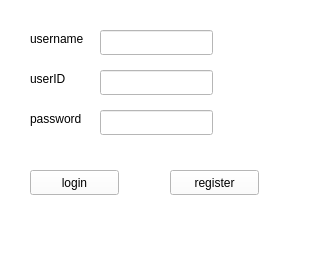
<?xml version="1.0" encoding="UTF-8"?>
<ui version="4.0">
 <class>MainWindow</class>
 <widget class="QMainWindow" name="MainWindow">
  <property name="geometry">
   <rect>
    <x>0</x>
    <y>0</y>
    <width>312</width>
    <height>254</height>
   </rect>
  </property>
  <property name="windowTitle">
   <string>MainWindow</string>
  </property>
  <property name="styleSheet">
   <string notr="true">background-color: rgb(255, 255, 255);</string>
  </property>
  <widget class="QWidget" name="centralwidget">
   <widget class="QLineEdit" name="lineEdit_username">
    <property name="geometry">
     <rect>
      <x>100</x>
      <y>30</y>
      <width>113</width>
      <height>25</height>
     </rect>
    </property>
   </widget>
   <widget class="QLineEdit" name="lineEdit_userID">
    <property name="geometry">
     <rect>
      <x>100</x>
      <y>70</y>
      <width>113</width>
      <height>25</height>
     </rect>
    </property>
   </widget>
   <widget class="QLineEdit" name="lineEdit_password">
    <property name="geometry">
     <rect>
      <x>100</x>
      <y>110</y>
      <width>113</width>
      <height>25</height>
     </rect>
    </property>
    <property name="echoMode">
     <enum>QLineEdit::Password</enum>
    </property>
   </widget>
   <widget class="QLabel" name="label">
    <property name="geometry">
     <rect>
      <x>30</x>
      <y>30</y>
      <width>67</width>
      <height>17</height>
     </rect>
    </property>
    <property name="text">
     <string>username</string>
    </property>
   </widget>
   <widget class="QLabel" name="label_2">
    <property name="geometry">
     <rect>
      <x>30</x>
      <y>70</y>
      <width>67</width>
      <height>17</height>
     </rect>
    </property>
    <property name="text">
     <string>userID</string>
    </property>
   </widget>
   <widget class="QLabel" name="label_3">
    <property name="geometry">
     <rect>
      <x>30</x>
      <y>110</y>
      <width>67</width>
      <height>17</height>
     </rect>
    </property>
    <property name="text">
     <string>password</string>
    </property>
   </widget>
   <widget class="QPushButton" name="pushButton">
    <property name="geometry">
     <rect>
      <x>30</x>
      <y>170</y>
      <width>89</width>
      <height>25</height>
     </rect>
    </property>
    <property name="text">
     <string>login</string>
    </property>
   </widget>
   <widget class="QPushButton" name="pushButton_2">
    <property name="geometry">
     <rect>
      <x>170</x>
      <y>170</y>
      <width>89</width>
      <height>25</height>
     </rect>
    </property>
    <property name="text">
     <string>register</string>
    </property>
   </widget>
  </widget>
  <widget class="QMenuBar" name="menubar">
   <property name="geometry">
    <rect>
     <x>0</x>
     <y>0</y>
     <width>312</width>
     <height>22</height>
    </rect>
   </property>
  </widget>
  <widget class="QStatusBar" name="statusbar"/>
 </widget>
 <resources/>
 <connections/>
</ui>
